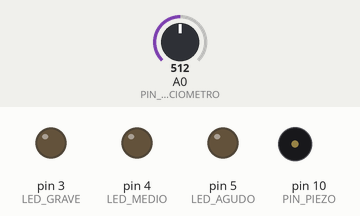
Recording of a sketch running on a simulated Arduino Nano, built with avr-gcc and run on an emulated ATmega328P. Shown: output pins drawn as LEDs (lit = HIGH), buzzer (waves = sounding). Dashed ring = blinking. The test bench sets the inputs (shaded band); at power-on: A0 (PIN_POTENCIOMETRO) = 512.

Above: at 2.0 s.
2.1 s: A0 (PIN_POTENCIOMETRO) set to 50
At 3.32 s:
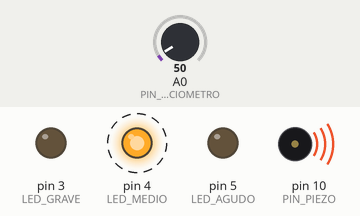
At 5.02 s:
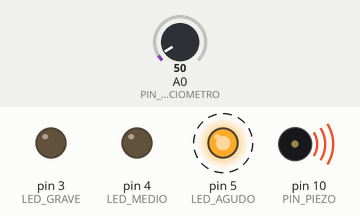
5.1 s: A0 (PIN_POTENCIOMETRO) set to 716
At 13.47 s:
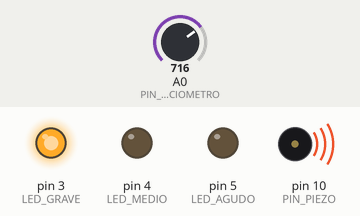
Timing chart, 0 to 14.1 s (numbered marks = the images above; inputs shaded):
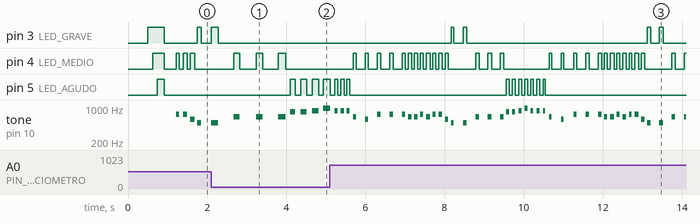

The sketch:

take_on_me_8bit_leds_potenciometro_nano.ino
```cpp
/*
  TAKE ON ME - a-ha
  Adaptación monofónica 8-bit para Arduino Nano

  Generada desde el MIDI proporcionado.

  Selección musical:
    - riff instrumental de la introducción
    - melodía vocal principal desde su entrada
    - voz transpuesta una octava hacia arriba para mayor claridad

  CONEXIONES
  ------------------------------------------------------------
  Piezo pasivo:
    D10 -> resistencia de 100 a 220 ohm -> positivo
    GND -> negativo

  LED grave:
    D3 -> resistencia de 220 a 330 ohm -> ánodo
    cátodo -> GND

  LED medio:
    D4 -> resistencia de 220 a 330 ohm -> ánodo
    cátodo -> GND

  LED agudo:
    D5 -> resistencia de 220 a 330 ohm -> ánodo
    cátodo -> GND

  Potenciómetro lineal de 10 kΩ:
    extremo 1 -> GND
    terminal central -> A0
    extremo 2 -> 5V

  DATOS
  ------------------------------------------------------------
  Tempo original: 169 BPM
  Eventos melódicos: 286
  Duración aproximada a velocidad normal: 205.1 s
  Registro MIDI usado: 57 a 88

  Se reproduce una vez al encender o presionar RESET.
*/

#include <Arduino.h>
#include <avr/pgmspace.h>

const uint8_t PIN_PIEZO = 10;
const uint8_t LED_GRAVE = 3;
const uint8_t LED_MEDIO = 4;
const uint8_t LED_AGUDO = 5;
const uint8_t PIN_POTENCIOMETRO = A0;

// Rango del control de velocidad.
// Centro: aproximadamente 100 %.
const uint16_t VELOCIDAD_MINIMA = 60;
const uint16_t VELOCIDAD_MAXIMA = 140;

// Rangos de los LEDs, expresados como notas MIDI.
const uint8_t LIMITE_MEDIO = 72;  // DO5
const uint8_t LIMITE_AGUDO = 79;  // SOL5

struct Evento {
  uint8_t notaMidi;
  uint16_t duracionSonido;
  uint16_t duracionPausa;
};

#define E(nota, sonido, pausa) {nota, sonido, pausa}

const Evento TAKE_ON_ME[] PROGMEM = {
  E(78, 78, 92),
  E(78, 107, 74),
  E(74, 107, 71),
  E(71, 96, 259),
  E(71, 111, 244),
  E(76, 96, 259),
  E(76, 107, 248),
  E(76, 115, 70),
  E(80, 85, 89),
  E(80, 96, 85),
  E(81, 100, 74),
  E(83, 111, 74),
  E(81, 85, 85),
  E(81, 100, 81),
  E(81, 89, 89),
  E(76, 96, 259),
  E(74, 85, 270),
  E(78, 96, 259),
  E(78, 100, 259),
  E(78, 96, 85),
  E(76, 100, 78),
  E(76, 100, 78),
  E(78, 85, 89),
  E(76, 104, 81),
  E(78, 85, 89),
  E(78, 96, 85),
  E(74, 96, 78),
  E(71, 81, 278),
  E(71, 100, 255),
  E(76, 107, 248),
  E(76, 118, 237),
  E(76, 107, 78),
  E(80, 89, 85),
  E(80, 89, 92),
  E(81, 85, 89),
  E(83, 96, 89),
  E(81, 70, 100),
  E(81, 89, 92),
  E(81, 67, 107),
  E(76, 78, 281),
  E(74, 67, 288),
  E(78, 85, 270),
  E(78, 92, 267),
  E(78, 96, 85),
  E(76, 85, 89),
  E(76, 111, 70),
  E(78, 92, 82),
  E(76, 104, 85),
  E(78, 74, 92),
  E(78, 115, 70),
  E(74, 104, 70),
  E(71, 96, 259),
  E(71, 111, 244),
  E(76, 100, 259),
  E(76, 111, 244),
  E(76, 111, 70),
  E(80, 89, 89),
  E(80, 92, 86),
  E(81, 104, 70),
  E(83, 115, 74),
  E(81, 81, 89),
  E(81, 96, 85),
  E(81, 85, 89),
  E(78, 96, 263),
  E(74, 85, 270),
  E(78, 96, 259),
  E(78, 96, 259),
  E(78, 96, 89),
  E(76, 100, 74),
  E(76, 100, 81),
  E(76, 85, 266),
  E(74, 429, 104),
  E(74, 309, 50),
  E(73, 143, 38),
  E(71, 1635, 144),
  E(73, 137, 37),
  E(73, 240, 115),
  E(73, 309, 50),
  E(69, 244, 466),
  E(78, 144, 215),
  E(78, 96, 85),
  E(78, 305, 50),
  E(76, 305, 50),
  E(74, 436, 97),
  E(74, 126, 55),
  E(74, 137, 37),
  E(73, 305, 50),
  E(71, 1309, 296),
  E(73, 141, 37),
  E(73, 218, 137),
  E(73, 309, 50),
  E(71, 305, 50),
  E(69, 305, 50),
  E(71, 305, 50),
  E(73, 146, 39),
  E(71, 305, 50),
  E(69, 322, 388),
  E(74, 473, 60),
  E(74, 129, 52),
  E(74, 122, 52),
  E(74, 244, 1720),
  E(69, 111, 63),
  E(69, 107, 74),
  E(69, 104, 70),
  E(69, 100, 81),
  E(69, 100, 74),
  E(69, 100, 81),
  E(69, 141, 37),
  E(68, 305, 50),
  E(66, 440, 455),
  E(57, 1324, 100),
  E(68, 1324, 100),
  E(69, 1324, 100),
  E(76, 444, 85),
  E(78, 384, 63),
  E(76, 388, 63),
  E(69, 1321, 99),
  E(76, 1324, 100),
  E(78, 1328, 100),
  E(76, 444, 92),
  E(78, 378, 62),
  E(76, 384, 63),
  E(73, 1324, 100),
  E(80, 1324, 100),
  E(81, 1654, 125),
  E(83, 143, 38),
  E(85, 309, 50),
  E(83, 137, 37),
  E(81, 270, 92),
  E(88, 5294, 398),
  E(74, 429, 107),
  E(74, 309, 50),
  E(73, 141, 37),
  E(71, 1635, 144),
  E(73, 141, 37),
  E(73, 237, 122),
  E(73, 305, 50),
  E(69, 240, 474),
  E(78, 137, 218),
  E(78, 100, 78),
  E(78, 305, 50),
  E(76, 305, 50),
  E(74, 436, 100),
  E(74, 122, 56),
  E(74, 143, 38),
  E(73, 305, 50),
  E(71, 1305, 296),
  E(73, 141, 37),
  E(73, 214, 141),
  E(73, 309, 50),
  E(71, 305, 50),
  E(69, 305, 50),
  E(71, 309, 50),
  E(73, 141, 37),
  E(71, 305, 50),
  E(69, 322, 388),
  E(74, 481, 59),
  E(74, 126, 48),
  E(74, 122, 56),
  E(74, 240, 1720),
  E(69, 111, 67),
  E(69, 104, 74),
  E(69, 107, 74),
  E(69, 96, 78),
  E(69, 100, 81),
  E(69, 92, 82),
  E(69, 143, 38),
  E(68, 305, 50),
  E(66, 444, 447),
  E(57, 1324, 100),
  E(68, 1324, 100),
  E(69, 1324, 100),
  E(76, 444, 92),
  E(78, 378, 62),
  E(76, 388, 63),
  E(69, 1324, 100),
  E(76, 1321, 99),
  E(78, 1328, 100),
  E(76, 444, 92),
  E(78, 378, 62),
  E(76, 384, 63),
  E(73, 1324, 100),
  E(80, 1324, 100),
  E(81, 1654, 125),
  E(83, 143, 38),
  E(85, 309, 50),
  E(83, 137, 37),
  E(81, 270, 92),
  E(88, 5680, 39886),
  E(74, 305, 50),
  E(74, 152, 40),
  E(74, 309, 50),
  E(73, 141, 37),
  E(71, 1635, 144),
  E(73, 141, 37),
  E(73, 237, 122),
  E(73, 305, 50),
  E(69, 244, 470),
  E(78, 137, 218),
  E(78, 100, 78),
  E(78, 305, 50),
  E(76, 305, 50),
  E(74, 440, 96),
  E(74, 126, 52),
  E(74, 143, 38),
  E(73, 305, 50),
  E(71, 1305, 296),
  E(73, 141, 37),
  E(73, 218, 137),
  E(73, 309, 50),
  E(71, 305, 50),
  E(69, 305, 50),
  E(71, 309, 50),
  E(73, 141, 37),
  E(71, 305, 50),
  E(69, 325, 385),
  E(74, 481, 55),
  E(74, 129, 49),
  E(74, 126, 52),
  E(74, 244, 1716),
  E(69, 111, 67),
  E(69, 104, 74),
  E(69, 107, 74),
  E(69, 96, 78),
  E(69, 100, 81),
  E(69, 92, 86),
  E(69, 141, 37),
  E(68, 305, 50),
  E(66, 444, 447),
  E(57, 1328, 100),
  E(68, 1324, 100),
  E(69, 1324, 100),
  E(76, 444, 89),
  E(78, 382, 62),
  E(76, 388, 63),
  E(69, 1324, 100),
  E(76, 1324, 100),
  E(78, 1324, 100),
  E(76, 440, 89),
  E(78, 388, 63),
  E(76, 384, 63),
  E(73, 1321, 99),
  E(80, 1328, 100),
  E(81, 1654, 125),
  E(83, 137, 37),
  E(85, 309, 50),
  E(83, 143, 38),
  E(81, 266, 93),
  E(88, 1321, 99),
  E(68, 1324, 100),
  E(69, 1324, 100),
  E(76, 4, 529),
  E(78, 4, 536),
  E(76, 305, 50),
  E(69, 1324, 100),
  E(76, 1324, 100),
  E(78, 1328, 100),
  E(76, 436, 93),
  E(78, 384, 63),
  E(76, 384, 63),
  E(73, 1324, 100),
  E(80, 1324, 100),
  E(81, 1654, 125),
  E(83, 137, 37),
  E(85, 309, 50),
  E(83, 143, 38),
  E(81, 270, 89),
  E(88, 1321, 99),
  E(68, 1324, 100),
  E(69, 1328, 100),
  E(76, 440, 89),
  E(78, 384, 63),
  E(76, 384, 63),
  E(69, 1324, 100),
  E(76, 1328, 100),
  E(78, 1324, 100),
  E(76, 440, 89),
  E(78, 359, 88),
  E(76, 388, 63),
  E(73, 1321, 99),
  E(80, 1328, 100),
  E(81, 1654, 125),
  E(83, 137, 37),
  E(85, 305, 50),
  E(83, 143, 38),
  E(81, 232, 38),
};

const uint16_t CANTIDAD_EVENTOS =
  sizeof(TAKE_ON_ME) / sizeof(TAKE_ON_ME[0]);

void apagarLeds() {
  digitalWrite(LED_GRAVE, LOW);
  digitalWrite(LED_MEDIO, LOW);
  digitalWrite(LED_AGUDO, LOW);
}

void encenderLedSegunNota(uint8_t notaMidi) {
  apagarLeds();

  if (notaMidi < LIMITE_MEDIO) {
    digitalWrite(LED_GRAVE, HIGH);
  }
  else if (notaMidi < LIMITE_AGUDO) {
    digitalWrite(LED_MEDIO, HIGH);
  }
  else {
    digitalWrite(LED_AGUDO, HIGH);
  }
}

uint16_t frecuenciaDesdeMidi(uint8_t notaMidi) {
  static const uint16_t FRECUENCIAS[] PROGMEM = {
    220, 233, 247, 262, 277, 294, 311, 330, 349, 370, 392, 415, 440, 466, 494, 523, 554, 587, 622, 659, 698, 740, 784, 831, 880, 932, 988, 1047, 1109, 1175, 1245, 1319
  };

  if (notaMidi < 57 || notaMidi > 88) {
    return 440;
  }

  return pgm_read_word(
    &FRECUENCIAS[notaMidi - 57]
  );
}

uint16_t leerVelocidadPorcentaje() {
  uint32_t suma = 0;

  // Promedio para evitar que pequeñas variaciones eléctricas
  // produzcan cambios bruscos de tempo.
  for (uint8_t i = 0; i < 8; i++) {
    suma += analogRead(PIN_POTENCIOMETRO);
  }

  const uint16_t lectura = suma / 8;

  return map(
    lectura,
    0,
    1023,
    VELOCIDAD_MINIMA,
    VELOCIDAD_MAXIMA
  );
}

uint16_t ajustarDuracion(
  uint16_t duracion,
  uint16_t velocidadPorcentaje
) {
  return (uint32_t)duracion * 100UL
       / velocidadPorcentaje;
}

void reproducirEvento(const Evento &evento) {
  const uint16_t velocidad =
    leerVelocidadPorcentaje();

  const uint16_t sonido =
    ajustarDuracion(
      evento.duracionSonido,
      velocidad
    );

  const uint16_t pausa =
    ajustarDuracion(
      evento.duracionPausa,
      velocidad
    );

  const uint16_t frecuencia =
    frecuenciaDesdeMidi(evento.notaMidi);

  encenderLedSegunNota(evento.notaMidi);
  tone(PIN_PIEZO, frecuencia);

  delay(sonido);

  noTone(PIN_PIEZO);
  apagarLeds();

  if (pausa > 0) {
    delay(pausa);
  }
}

void reproducirTakeOnMe() {
  for (uint16_t i = 0; i < CANTIDAD_EVENTOS; i++) {
    Evento evento;

    memcpy_P(
      &evento,
      &TAKE_ON_ME[i],
      sizeof(Evento)
    );

    reproducirEvento(evento);
  }

  noTone(PIN_PIEZO);
  apagarLeds();
}

void animacionInicial() {
  digitalWrite(LED_GRAVE, HIGH);
  delay(120);

  digitalWrite(LED_MEDIO, HIGH);
  delay(120);

  digitalWrite(LED_AGUDO, HIGH);
  delay(180);

  apagarLeds();
  delay(300);
}

void animacionFinal() {
  for (uint8_t i = 0; i < 4; i++) {
    digitalWrite(LED_GRAVE, HIGH);
    digitalWrite(LED_MEDIO, HIGH);
    digitalWrite(LED_AGUDO, HIGH);

    delay(100);

    apagarLeds();
    delay(100);
  }
}

void setup() {
  pinMode(PIN_PIEZO, OUTPUT);

  pinMode(LED_GRAVE, OUTPUT);
  pinMode(LED_MEDIO, OUTPUT);
  pinMode(LED_AGUDO, OUTPUT);
  pinMode(PIN_POTENCIOMETRO, INPUT);

  analogRead(PIN_POTENCIOMETRO);

  noTone(PIN_PIEZO);
  apagarLeds();

  delay(500);

  animacionInicial();
  reproducirTakeOnMe();
  animacionFinal();
}

void loop() {
  // Presionar RESET para volver a reproducir.
}
```

Measured:
- after the input at 2.1 s, pin 5 (LED_AGUDO): alternates HIGH for 0.15 s and LOW for 0.14 s, starting after 2.0 s
- by itself, tone on pin 10 (PIN_PIEZO): plays 880 Hz for 0.07 s, 880 Hz for 0.09 s, 880 Hz for 0.08 s, 659 Hz for 0.08 s, 587 Hz for 0.07 s, 740 Hz for 0.08 s … (43 notes in this stretch)
